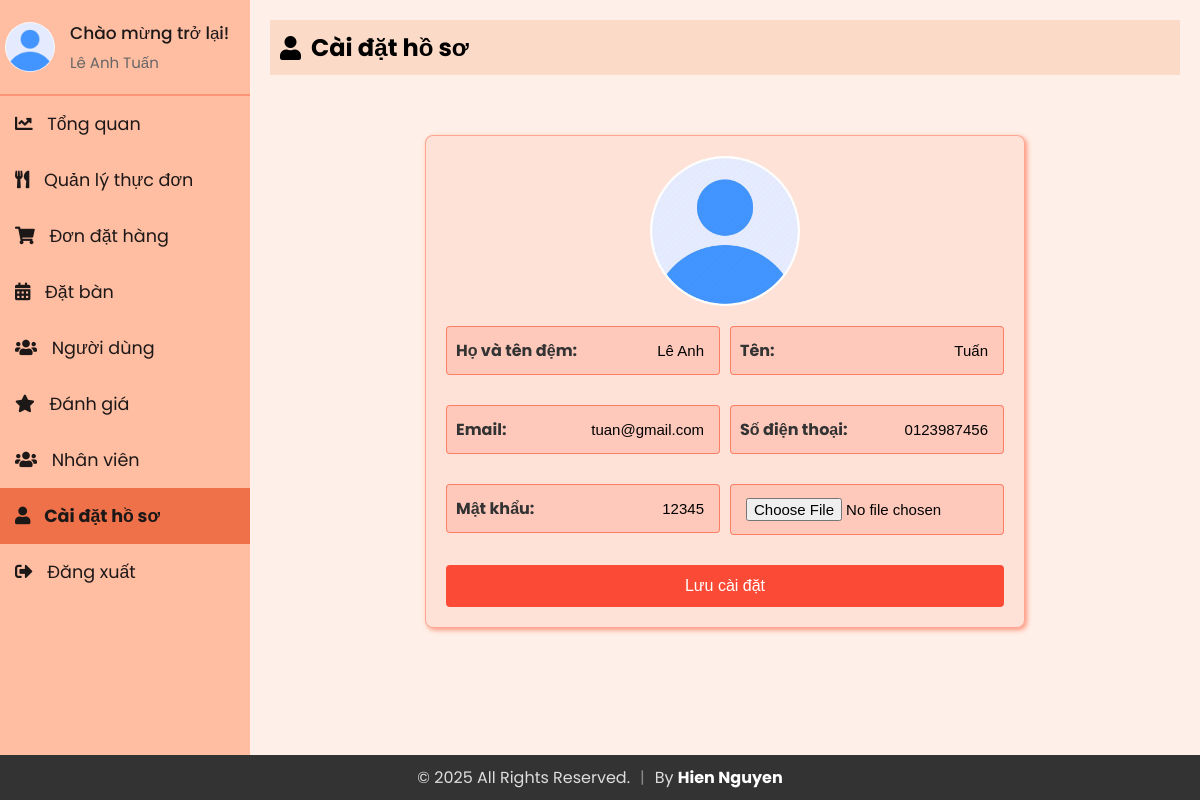
/Admin/profile.php (signed in), run on the app's committed database.
### tables this page shows
CREATE TABLE `staff` (
  `id` int(11) NOT NULL,
  `firstName` varchar(50) NOT NULL,
  `lastName` varchar(50) NOT NULL,
  `email` varchar(100) NOT NULL,
  `contact` varchar(15) DEFAULT NULL,
  `role` enum('superadmin','admin') NOT NULL,
  `password` varchar(255) NOT NULL,
  `createdAt` timestamp NOT NULL DEFAULT current_timestamp(),
  `updatedAt` timestamp NOT NULL DEFAULT current_timestamp() ON UPDATE current_timestamp(),
  `profile_image` varchar(255) NOT NULL DEFAULT 'default.jpg'
);

### Admin/db_connection.php (called while the page is built, shortened)
<?php
$password = "";
?>

### Admin/profile.php (the view, shortened to what this page needs)
<?php
$admin_email = isset($_SESSION['email']) ? $_SESSION['email'] : '';
include 'db_connection.php';
function getAdminInfo($email)
{
  global $conn;
  $stmt = $conn->prepare("SELECT firstName, lastName, email, contact, password, profile_image FROM staff WHERE email = ?");
  $stmt->bind_param("s", $email);
  $stmt->execute();
  $stmt->bind_result($firstName, $lastName, $email, $contact, $password, $profile_image);
  return [
    'firstName' => $firstName ?: '',
    'lastName' => $lastName ?: '',
    'email' => $email ?: '',
    'contact' => $contact ?: '',
    'password' => $password ?: '',
    'profile_image' => $profile_image ?: 'default.jpg'
  ];
}
$admin_info = getAdminInfo($admin_email);
?>
<!DOCTYPE html>
<html lang="en">
<head>
    <link rel="stylesheet" href="https://cdnjs.cloudflare.com/ajax/libs/font-awesome/5.15.3/css/all.min.css">
  <link rel="stylesheet" href="sidebar.css">
  <link rel="stylesheet" href="profile.css">
</head>
<body>
  <div class="sidebar">
    <div class="profile-section">
      <img src="../uploads/<?php echo htmlspecialchars($admin_info['profile_image']); ?>" alt="Profile Picture">
      <div class="info">
        <h3>Chào mừng trở lại!</h3>
        <p><?php echo htmlspecialchars($admin_info['firstName']) . ' ' . htmlspecialchars($admin_info['lastName']); ?></p>
      </div>
    </div>
    <ul>
    <li><a href="index.php" ><i class="fas fa-chart-line"></i> Tổng quan</a></li>
            <li><a href="admin_menu.php" ><i class="fas fa-utensils"></i> Quản lý thực đơn</a></li>
            <li><a href="admin_orders.php"><i class="fas fa-shopping-cart"></i> Đơn đặt hàng</a></li>
            <li><a href="reservations.php"><i class="fas fa-calendar-alt"></i> Đặt bàn</a></li>
            <li><a href="users.php"><i class="fas fa-users"></i> Người dùng</a></li>
            <li><a href="reviews.php"><i class="fas fa-star"></i> Đánh giá </a></li>
            <li><a href="staffs.php"><i class="fas fa-users"></i> Nhân viên</a></li>
            <li><a href="profile.php"class="active"><i class="fas fa-user"></i> Cài đặt hồ sơ</a></li>
            <li><a href="logout.php"><i class="fas fa-sign-out-alt"></i> Đăng xuất</a></li>
        </ul>
  </div>
  <div class="content">
    <div class="header">
      <h2><i class="fas fa-user"></i> Cài đặt hồ sơ</h2>
    </div>
    <div class="wrapper">
      <div class="container">
        <img src="../uploads/<?php echo htmlspecialchars($admin_info['profile_image']); ?>" alt="Profile Image" class="profile-image">
        <form action="profile.php" method="post" enctype="multipart/form-data">
          <div class="form-row">
            <div class="form-group">
              <input type="text" id="firstName" name="firstName" value="<?php echo htmlspecialchars($admin_info['firstName']); ?>" placeholder=" ">
              <label for="firstName">Họ và tên đệm:</label>
            </div>
            <div class="form-group">
              <input type="text" id="lastName" name="lastName" value="<?php echo htmlspecialchars($admin_info['lastName']); ?>" placeholder=" ">
              <label for="lastName">Tên:</label>
            </div>
          </div>
          <div class="form-row">
            <div class="form-group">
              <input type="email" id="email" name="email" value="<?php echo htmlspecialchars($admin_info['email']); ?>" readonly placeholder=" ">
              <label for="email">Email:</label>
            </div>
            <div class="form-group">
              <input type="text" id="contact" name="contact" value="<?php echo htmlspecialchars($admin_info['contact']); ?>" placeholder=" ">
              <label for="contact">Số điện thoại:</label>
            </div>
          </div>
          <div class="form-row">
            <div class="form-group">
              <input type="text" id="password" name="password" value="<?php echo htmlspecialchars($admin_info['password']); ?>" placeholder=" ">
              <label for="password">Mật khẩu:</label>
            </div>
            <div class="form-group" >
              <input type="file" id="profile_image" name="profile_image" placeholder=" " >
            </div>
          </div>
          <button type="submit">Lưu cài đặt</button>
        </form>
      </div>
    </div>
  </div>
</body>
</html>

### Admin/sidebar.css (style rules this page uses)
* { margin: 0; padding: 0; box-sizing: border-box; }
body { background: #fef0e8; font-family: "Poppins", sans-serif; display: flex; flex-direction: row; margin: 0; }
.sidebar { width: 250px; background-color: #ffbda1; color: #1d1818; overflow: auto; position: relative; min-height: 100vh; font-size: 1.1rem }
.sidebar ul li a { display: block; padding: 15px; text-decoration: none; color: #1d1818; transition: background-color 0.3s; }
.sidebar ul li a.active { background-color:#ee7149; font-weight: bold; }
.sidebar ul li a i { margin-right: 10px; }
.sidebar ul { list-style-type: none; padding: 0; }
.content { flex: 1; padding: 20px; }
.header { padding: 10px; background-color: #fbdac7; margin-bottom: 20px; display: flex; align-items: center; }
.header h2 { display: flex; align-items: center; }
.header h2 i { margin-right: 10px; }
.profile-section { padding: 20px 5px 20px 5px; display: flex; align-items: center; border-bottom: 2px solid rgba(253, 108, 77, 0.5); }
.profile-section img { width: 50px; height: 50px; border-radius: 50%; margin-right: 15px; }
.profile-section .info { flex-grow: 1; }
.profile-section .info h3 { margin: 0; font-size: 17px; font-weight: 500; }
.profile-section .info p { margin: 5px 0 0; font-size: 15px; color: #666; }
.sidebar ul li a.active { background-color: #ee7149; font-weight: bold; }

### Admin/profile.css (style rules this page uses)
body { font-family: poppins, sans-serif; background-color: #fef0e8; margin: 0; padding: 0; }
.wrapper { display: flex; justify-content: center; align-items: center; margin-top: 60px; }
.container { background-color: rgba(253, 108, 77, 0.1); border-color: rgba(253, 108, 77, 0.5); box-shadow: 2px 2px 5px rgba(253, 108, 77, 0.7); padding: 20px; border-radius: 8px; border: 1px solid rgba(253, 108, 77, 0.5); width: 600px; }
.form-row { display: flex; justify-content: space-between; margin-bottom: 20px; }
.form-group { position: relative; flex: 1; margin-right: 10px; }
.form-group:last-child { margin-right: 0; }
.form-group label { position: absolute; top: 12px; left: 5px; padding: 0 5px; font-weight: bold; color: #333; transition: 0.2s; pointer-events: none; }
.form-group input[type="text"], .form-group input[type="email"], .form-group input[type="file"] { width: 100%; padding: 15px 15px 15px 15px; margin-bottom: 10px; border: 1px solid rgba(253, 108, 77, 0.8); background-color: rgba(253, 108, 77, 0.2); border-radius: 4px; box-sizing: border-box; position: relative; text-align: right; font-size: 15px; }
.form-group input[type="file"] { padding: 13px 15px 13px 15px; }
form button { width: 100%; padding: 10px; background-color: #fb4a36; color: white; border: 2px solid #fb4a36; border-radius: 4px; cursor: pointer; font-size: 16px; transition: all 0.3s ease; }
.profile-image { display: block; margin: 0 auto 20px auto; width: 150px; height: 150px; border-radius: 50%; object-fit: cover; }
.profile-section { padding: 20px 5px 20px 5px; display: flex; align-items: center; border-bottom: 2px solid rgba(253, 108, 77, 0.5); }
.profile-section img { width: 50px; height: 50px; object-fit: cover; border-radius: 50%; }
.profile-section .info { flex-grow: 1; }
.profile-section .info h3 { margin: 0; font-size: 17px; font-weight: 500; }
.profile-section .info p { margin: 5px 0 0; font-size: 15px; color: #666; }
.sidebar ul li a i { margin-right: 10px; }
.sidebar ul li a.active { font-weight: bold; }

### data on the page
staff: profile_image (placeholder picture), firstName "Lê Anh", lastName "Tuấn", email "tuan@gmail.com", contact "0123987456", password "12345"
